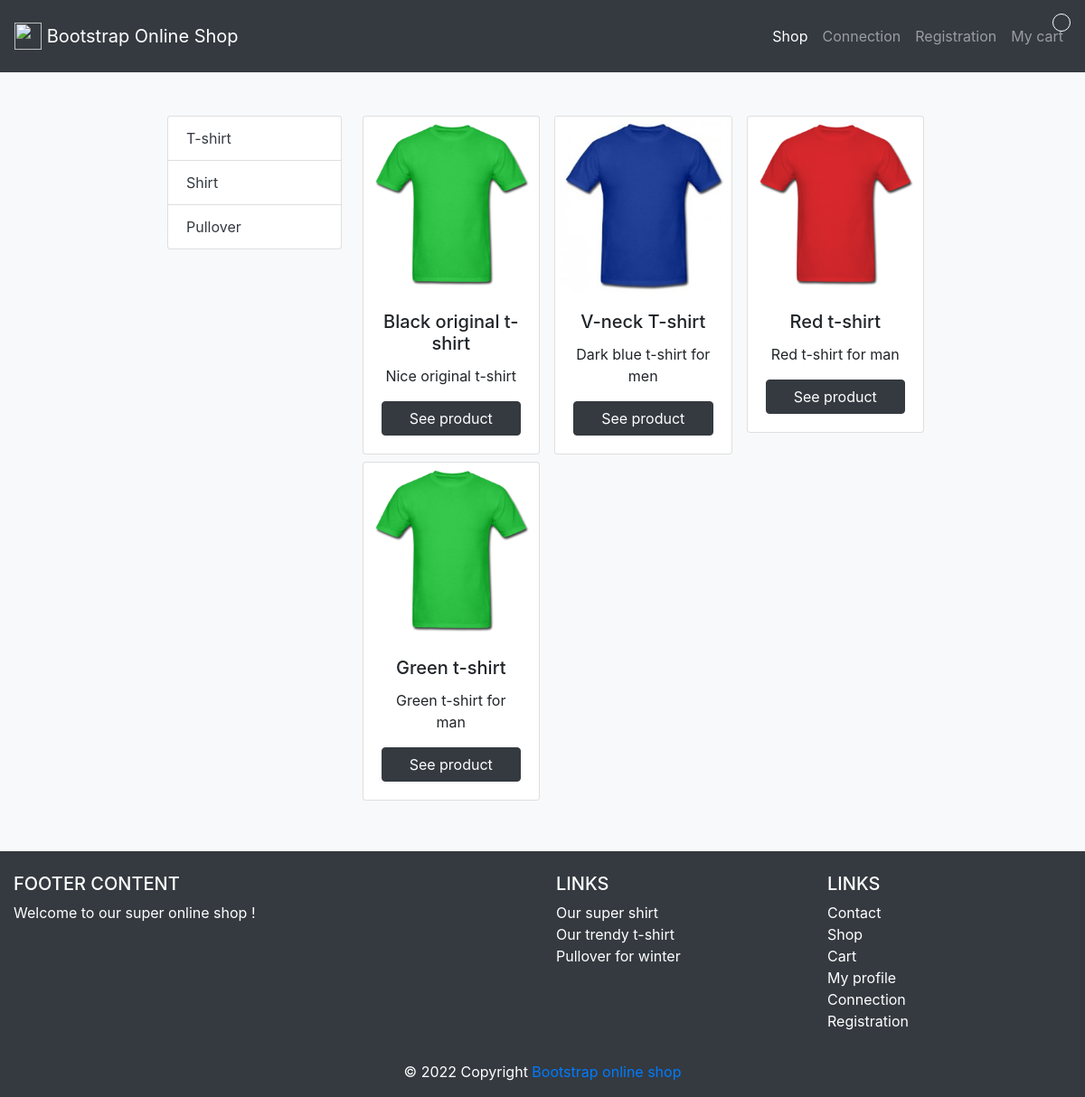
Page /?category=T-shirt on the committed database.
### tables this page shows
CREATE TABLE `products` (
  `id_product` int(3) NOT NULL,
  `reference` varchar(20) NOT NULL,
  `category` varchar(20) NOT NULL,
  `title` varchar(100) NOT NULL,
  `description` text NOT NULL,
  `color` varchar(20) NOT NULL,
  `size` varchar(5) NOT NULL,
  `public` enum('m','f','all') NOT NULL,
  `picture` varchar(250) NOT NULL,
  `price` int(3) NOT NULL,
  `stock` int(3) NOT NULL
);

### inc/function.php (called while the page is built, shortened)
<?php
function isUserConnected()
{
    return false;
}
?>

### index.php (the view, shortened to what this page needs)
<?php
require_once("inc/init.php");
$stmt = $pdo->query("SELECT DISTINCT(category) FROM products");
if (isset($_GET["category"])) {
    $category = $_GET["category"];
    $stmt2 = $pdo->query("SELECT * FROM products WHERE category = '$category'");
}
require_once("inc/header.php");
?>
<div class="col-md-3">
    <ul class="list-group">
        <?php while ($category = $stmt->fetch(PDO::FETCH_ASSOC)) { ?>
            <li class="list-group-item">
                <a class="text-dark" href="?category=<?= $category["category"]; ?>">
                    <?= $category["category"]; ?>
                </a>
            </li>
        <?php } ?>
    </ul>
</div>
<div class="row col-md-9">
    <?php if (isset($_GET["category"])) {
        while ($product = $stmt2->fetch(PDO::FETCH_ASSOC)) { ?>
            <div class="col-md-4 pr-2 pl-2 pb-2">
                <div class="card">
                    <img src="<?= $product["picture"]; ?>"
                        class="card-img-top <?= $product['stock'] == 0 ? "unavailable" : ""; ?>"
                        alt="<?= $product["description"]; ?>">
                    <div class="card-body">
                        <h5 class="card-title text-center">
                            <?= $product["title"]; ?>
                        </h5>
                        <p class="card-text text-center">
                            <?= $product["description"]; ?>
                        </p>
                        <a href="product_info.php?id_product=<?= $product["id_product"]; ?>"
                            class="btn btn-dark d-flex justify-content-center">See
                            product</a>
                    </div>
                </div>
            </div>
        <?php } ?>
    <?php } ?>
</div>
<?php
require_once("inc/footer.php");
?>

### inc/header.php (shortened to what this page needs)
<!DOCTYPE html>
<html lang="en">
<head>
    <link rel="stylesheet" href="https://cdn.jsdelivr.net/npm/bootstrap@4.6.0/dist/css/bootstrap.min.css"
>
    <link rel="stylesheet" href="css/style.css">
</head>
<body>
    <nav class="navbar navbar-expand-lg navbar-dark bg-dark">
        <a class="navbar-brand" href="index.php">
            <img src="https://getbootstrap.com/docs/4.6/assets/brand/bootstrap-solid.svg" width="30" height="30"
                class="d-inline-block align-top" alt="">
            Bootstrap Online Shop
        </a>
        <div class="collapse navbar-collapse" id="navbarSupportedContent">
            <ul class="navbar-nav mr-auto flex justify-content-end" id="navBar">
                <li class="nav-item active">
                    <a class="nav-link" href="index.php">Shop <span class="sr-only">(current)</span></a>
                </li>
                <?php if (!isUserConnected()) { ?>
                    <li class="nav-item">
                        <a class="nav-link" href="connection.php">Connection</a>
                    </li>
                    <li class="nav-item">
                        <a class="nav-link" href="registration.php">Registration</a>
                    </li>
                <?php } ?>
                <li class="nav-item position_relative">
                    <span class="number_elem_in_cart">
                    </span>
                    <a class="nav-link" href="cart.php">My cart</a>
                </li>
            </ul>
        </div>
    </nav>
    <main class="bg-light p-5">
        <div class="row col-md-10 mx-auto justify-content-center">

### inc/footer.php (shortened to what this page needs)
</div>
</main>
<footer class="bg-dark page-footer font-small blue pt-4">
    <div class="container-fluid text-center text-md-left">
        <div class="row">
            <div class="col-md-6 mt-md-0 mt-3">
                <h5 class="text-white text-uppercase">Footer Content</h5>
                <p class="text-white">Welcome to our super online shop !</p>
            </div>
            <div class="col-md-3 mb-md-0 mb-3">
                <h5 class="text-white text-uppercase">Links</h5>
                <ul class="list-unstyled">
                    <li>
                        <a href="#" class="text-white"> Our super shirt</a>
                    </li>
                    <li>
                        <a href="#" class="text-white"> Our trendy t-shirt</a>
                    </li>
                    <li>
                        <a href="#" class="text-white"> Pullover for winter</a>
                    </li>
                </ul>
            </div>
            <div class="col-md-3 mb-md-0 mb-3">
                <h5 class="text-white text-uppercase">Links</h5>
                <ul class="list-unstyled">
                    <li>
                        <a href="contact.php" class="text-white"> Contact</a>
                    </li>
                    <li>
                        <a href="index.php" class="text-white"> Shop</a>
                    </li>
                    <li>
                        <a href="cart.php" class="text-white"> Cart</a>
                    </li>
                    <li>
                        <a href="profile.php" class="text-white"> My profile</a>
                    </li>
                    <li>
                        <a href="connection.php" class="text-white"> Connection</a>
                    </li>
                    <li>
                        <a href="registration.php" class="text-white"> Registration</a>
                    </li>
                </ul>
            </div>
        </div>
    </div>
    <div class="text-white footer-copyright text-center py-3">
        © 2022 Copyright
        <a href="">Bootstrap online shop</a>
    </div>
</footer>
</body>
</html>

### css/style.css (style rules this page uses)
.position_relative { position: relative; }
#navBar { width: 100%; }
.number_elem_in_cart { position: absolute; right: 0; color: white; border: 1px solid white; height: 20px; width: 20px; border-radius: 10px; top: -5px; text-align: center; font-size: 10px; line-height: 20px; }
nav { min-height: 10vh; }
main { min-height: 70vh; }
footer { min-height: 20vh; }
.card { position: relative; }

### rows in the picture
products: picture (picture), title "Black original t-shirt", description "Nice original t-shirt"
products: picture (picture), title "V-neck T-shirt", description "Dark blue t-shirt for men"
products: picture (picture), title "Red t-shirt", description "Red t-shirt for man"
products: picture (picture), title "Green t-shirt", description "Green t-shirt for man"

### other values in the picture
$category["category"] "T-shirt"
$category["category"] "Shirt"
$category["category"] "Pullover"
